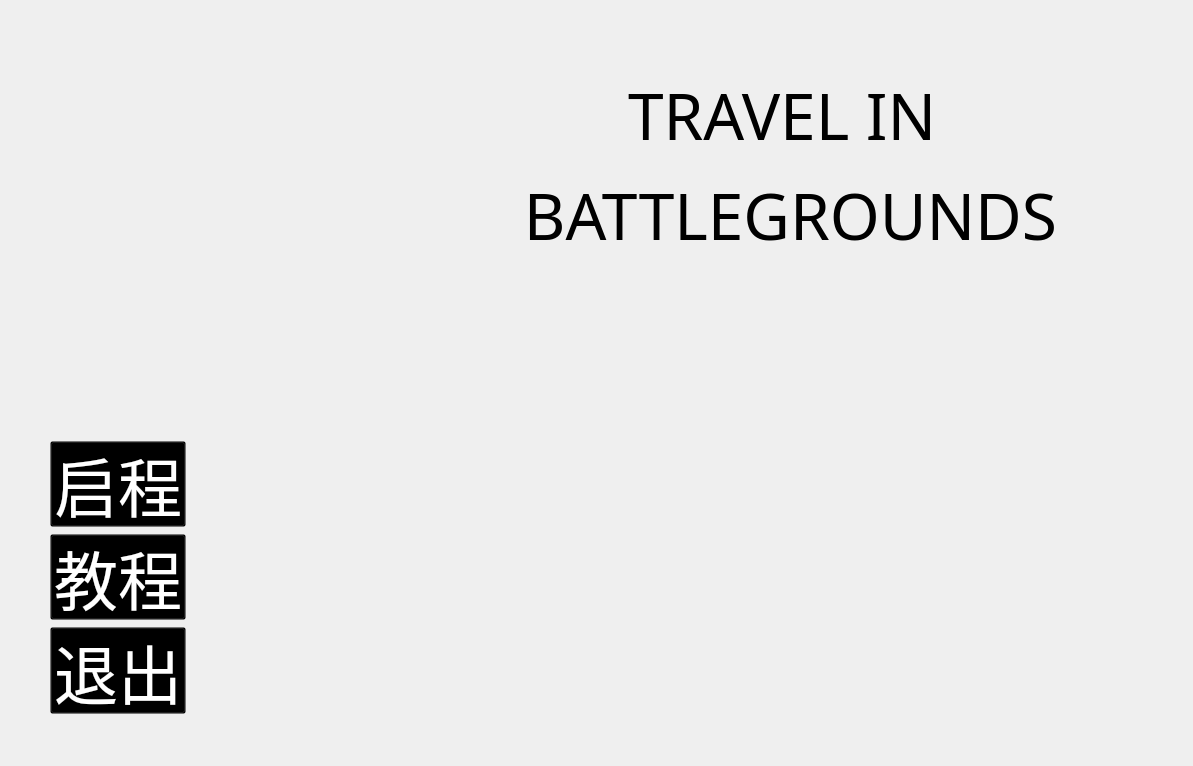
<?xml version="1.0" encoding="UTF-8"?>
<ui version="4.0">
 <class>MainPage</class>
 <widget class="QWidget" name="MainPage">
  <property name="geometry">
   <rect>
    <x>0</x>
    <y>0</y>
    <width>1193</width>
    <height>766</height>
   </rect>
  </property>
  <property name="windowTitle">
   <string>TRAVEL IN BATTLEGROUNDS</string>
  </property>
  <property name="styleSheet">
   <string notr="true"/>
  </property>
  <widget class="QWidget" name="layoutWidget">
   <property name="geometry">
    <rect>
     <x>50</x>
     <y>430</y>
     <width>181</width>
     <height>295</height>
    </rect>
   </property>
   <layout class="QFormLayout" name="formLayout">
    <property name="verticalSpacing">
     <number>7</number>
    </property>
    <property name="leftMargin">
     <number>0</number>
    </property>
    <item row="0" column="0">
     <widget class="QPushButton" name="Startgame">
      <property name="font">
       <font>
        <family>等线</family>
        <pointsize>48</pointsize>
        <weight>50</weight>
        <bold>false</bold>
       </font>
      </property>
      <property name="autoFillBackground">
       <bool>false</bool>
      </property>
      <property name="styleSheet">
       <string notr="true">color: rgb(255, 255, 255);
background-color: rgba(0, 0,0, 0);</string>
      </property>
      <property name="text">
       <string>启程</string>
      </property>
      <property name="autoDefault">
       <bool>false</bool>
      </property>
      <property name="default">
       <bool>false</bool>
      </property>
      <property name="flat">
       <bool>false</bool>
      </property>
     </widget>
    </item>
    <item row="2" column="0">
     <widget class="QPushButton" name="ExitMain">
      <property name="font">
       <font>
        <family>等线</family>
        <pointsize>48</pointsize>
        <weight>50</weight>
        <bold>false</bold>
       </font>
      </property>
      <property name="autoFillBackground">
       <bool>false</bool>
      </property>
      <property name="styleSheet">
       <string notr="true">color: rgb(255, 255, 255);
background-color: rgba(0, 0,0, 0);</string>
      </property>
      <property name="text">
       <string>退出</string>
      </property>
      <property name="autoDefault">
       <bool>false</bool>
      </property>
      <property name="default">
       <bool>false</bool>
      </property>
      <property name="flat">
       <bool>false</bool>
      </property>
     </widget>
    </item>
    <item row="1" column="0">
     <widget class="QPushButton" name="Guide">
      <property name="font">
       <font>
        <family>等线</family>
        <pointsize>48</pointsize>
        <weight>50</weight>
        <bold>false</bold>
       </font>
      </property>
      <property name="autoFillBackground">
       <bool>false</bool>
      </property>
      <property name="styleSheet">
       <string notr="true">color: rgb(255, 255, 255);
background-color: rgba(0, 0,0, 0);</string>
      </property>
      <property name="text">
       <string>教程</string>
      </property>
      <property name="autoDefault">
       <bool>false</bool>
      </property>
      <property name="default">
       <bool>false</bool>
      </property>
      <property name="flat">
       <bool>false</bool>
      </property>
     </widget>
    </item>
   </layout>
  </widget>
  <widget class="QLabel" name="label">
   <property name="geometry">
    <rect>
     <x>440</x>
     <y>60</y>
     <width>701</width>
     <height>211</height>
    </rect>
   </property>
   <property name="font">
    <font>
     <family>Stencil</family>
     <pointsize>48</pointsize>
    </font>
   </property>
   <property name="text">
    <string>&lt;html&gt;&lt;head/&gt;&lt;body&gt;&lt;p align=&quot;center&quot;&gt;TRAVEL IN &lt;/p&gt;&lt;p align=&quot;center&quot;&gt;BATTLEGROUNDS&lt;/p&gt;&lt;/body&gt;&lt;/html&gt;</string>
   </property>
  </widget>
 </widget>
 <layoutdefault spacing="6" margin="11"/>
 <resources/>
 <connections>
  <connection>
   <sender>ExitMain</sender>
   <signal>clicked()</signal>
   <receiver>MainPage</receiver>
   <slot>close()</slot>
   <hints>
    <hint type="sourcelabel">
     <x>141</x>
     <y>658</y>
    </hint>
    <hint type="destinationlabel">
     <x>143</x>
     <y>725</y>
    </hint>
   </hints>
  </connection>
 </connections>
</ui>
